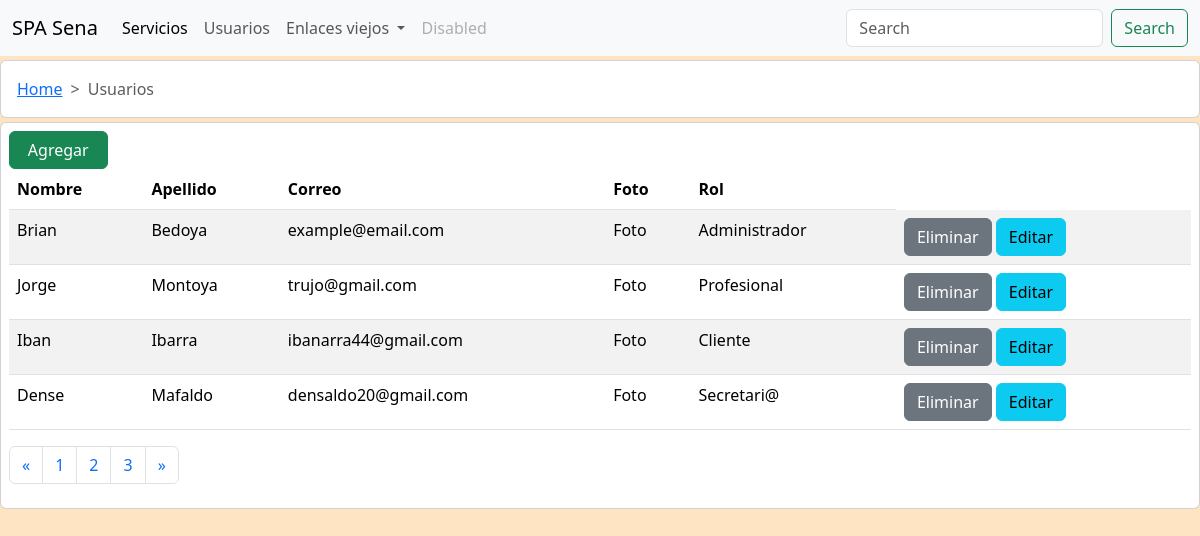
Screenshot of /usuarios/ with the database file from the repository.
### spa/models.py (models this page shows, shortened)
class Usuario(models.Model):
    nombre = models.CharField(max_length=100)
    apellido = models.CharField(max_length=100)
    correo = models.EmailField(max_length=254)
    password = models.CharField(max_length=254)
    foto = models.CharField(max_length=20) # Cambio a ImageField() mas adelante
    ROLES = (
        (1, 'Administrador'),
        (2, 'Profesional'),
        (3, 'Secretari@'),
        (4, 'Cliente'),
    )
    rol = models.IntegerField(choices=ROLES, default=4)

### spa/views.py (the view)
# urls.py: path('usuarios/', views.usuarios, name='usuarios'),
def usuarios(request):
    q = Usuario.objects.all()
    contexto = {
        'data' : q
    }
    return render(request, 'usuarios/listar_usuarios.html', contexto)

### spa/templates/usuarios/listar_usuarios.html (shortened to what this page needs)
{% extends 'base.html' %}
{% load static %}
{% block miga %}
    <li class="breadcrumb-item active" aria-current="page">Usuarios</li>
{% endblock %}
{% block cuerpo %}
    <button type="button" class="btn btn-success col-1">Agregar</button>
    {% if data %}
    <table class="table table-striped table-hover">
        <thead>
            <tr>
                <th>Nombre</th>
                <th>Apellido</th>
                <th>Correo</th>
                <th>Foto</th>
                <th>Rol</th>
            </tr>
        </thead>
        <tbody>
            {% for u in data %}
            <tr>
                <td>{{ u.nombre }}</td>
                <td>{{ u.apellido }}</td>
                <td>{{ u.correo }}</td>
                <td>{{ u.foto }}</td>
                <td>{{ u.get_rol_display }}</td>
                <td>
                    <button type="button" class="btn btn-secondary">Eliminar</button>
                    <button type="button" class="btn btn-info">Editar</button>
                </td>
            </tr>
            {% endfor %}
        </tbody>
    </table>
    {% else %}
        <p>No hay servicios aun...</p>
    {% endif %}
    <nav aria-label="Page navigation example">
        <ul class="pagination">
            <li class="page-item">
                <a class="page-link" href="#" aria-label="Previous">
                    <span aria-hidden="true">&laquo;</span>
                </a>
            </li>
            <li class="page-item"><a class="page-link" href="#">1</a></li>
            <li class="page-item"><a class="page-link" href="#">2</a></li>
            <li class="page-item"><a class="page-link" href="#">3</a></li>
            <li class="page-item">
                <a class="page-link" href="#" aria-label="Next">
                    <span aria-hidden="true">&raquo;</span>
                </a>
            </li>
        </ul>
    </nav>
{% endblock %}

### spa/templates/base.html (shortened to what this page needs)
{% load static %}
<!DOCTYPE html>
<html lang="en">
<head>
    <link rel="stylesheet" href="{% static 'css/bootstrap.min.css' %}" />
    <link rel="stylesheet" href="{% static 'css/estilos.css' %}" />
</head>
<body>
    <nav class="navbar navbar-expand-lg bg-body-tertiary">
        <div class="container-fluid">
            <a class="navbar-brand" href="{% url 'inicio' %}">SPA Sena</a>
            <div class="collapse navbar-collapse" id="navbarSupportedContent">
                <ul class="navbar-nav me-auto mb-2 mb-lg-0">
                    <li class="nav-item">
                        <a class="nav-link active" aria-current="page" href="{% url 'servicios' %}">Servicios</a>
                    </li>
                    <li class="nav-item">
                        <a class="nav-link" href="{% url 'usuarios' %}">Usuarios</a>
                    </li>
                    <li class="nav-item dropdown">
                        <a class="nav-link dropdown-toggle" href="#" role="button" data-bs-toggle="dropdown"
                            aria-expanded="false">
                            Enlaces viejos
                        </a>
                    </li>
                    <li class="nav-item">
                        <a class="nav-link disabled" aria-disabled="true">Disabled</a>
                    </li>
                </ul>
                <form class="d-flex" role="search">
                    <input class="form-control me-2" type="search" placeholder="Search" aria-label="Search">
                    <button class="btn btn-outline-success" type="submit">Search</button>
                </form>
            </div>
        </div>
    </nav>
    <div class="card mt-1 pt-3 especial1">
        <nav style="--bs-breadcrumb-divider: '>';" aria-label="breadcrumb">
            <ol class="breadcrumb">
                <li class="breadcrumb-item"><a href="#">Home</a></li>
                {% block miga %}
                {% endblock %}
            </ol>
        </nav>
    </div>
    <div class="card mt-1 p-2">
        {% block cuerpo %}
        {% endblock %}
    </div>
</body>
</html>

### spa/static/css/estilos.css (style rules this page uses)
body { background-color: bisque; }
.especial1 { padding-left: 1em; }

### rows the page displays
Usuario: nombre "Brian", apellido "Bedoya", correo "example@email.com", foto "Foto", rol "Administrador"
Usuario: nombre "Jorge", apellido "Montoya", correo "trujo@gmail.com", foto "Foto", rol "Profesional"
Usuario: nombre "Iban", apellido "Ibarra", correo "ibanarra44@gmail.com", foto "Foto", rol "Cliente"
Usuario: nombre "Dense", apellido "Mafaldo", correo "densaldo20@gmail.com", foto "Foto", rol "Secretari@"
